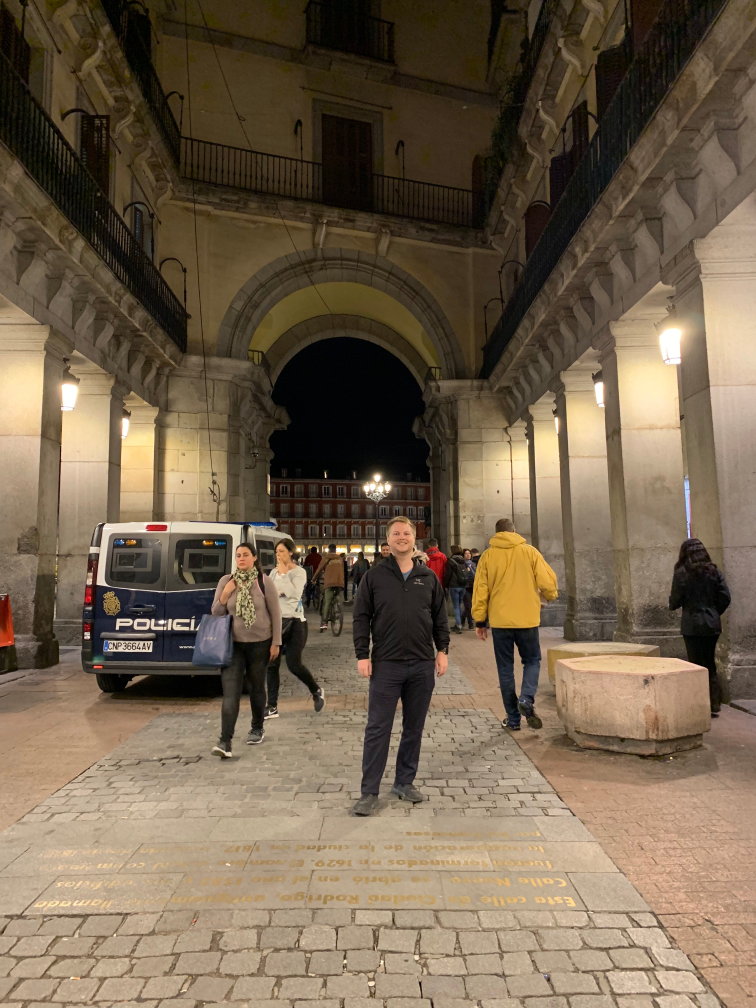
#> input picture images/spain/IMG_0005.jpg, 3024 x 4032 px (shown at 1/4 size)
$ python resize_image.py IMG_0005.jpg   (Python 2 division)   (older library calls are emulated)
#> lines starting #> are read from the running program, lines starting #| are printed output that depends on the picture
import os, sys
from PIL import Image

size = 9073, 709

for infile in sys.argv[1:]:
    outfile = os.path.splitext(infile)[0] + ".jpeg"
    if infile != outfile:
        try:
            im = Image.open(infile)
#> im is the input picture: PIL image 3024x4032 RGB; mean R, G, B 115.6, 98.6, 77.7
            im.thumbnail(size, Image.ANTIALIAS)
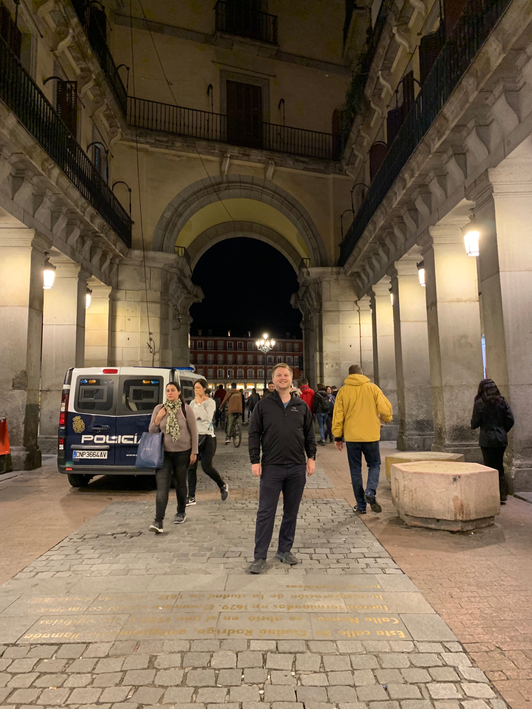
#> im: PIL image 532x709 RGB; mean R, G, B 115.8, 98.8, 77.9
            im.save(outfile, "JPEG", quality=100, optimize=True)
        except IOError:
            print "cannot create thumbnail for '%s'" % infile

$ run again, on images/spain/IMG_0026.jpg
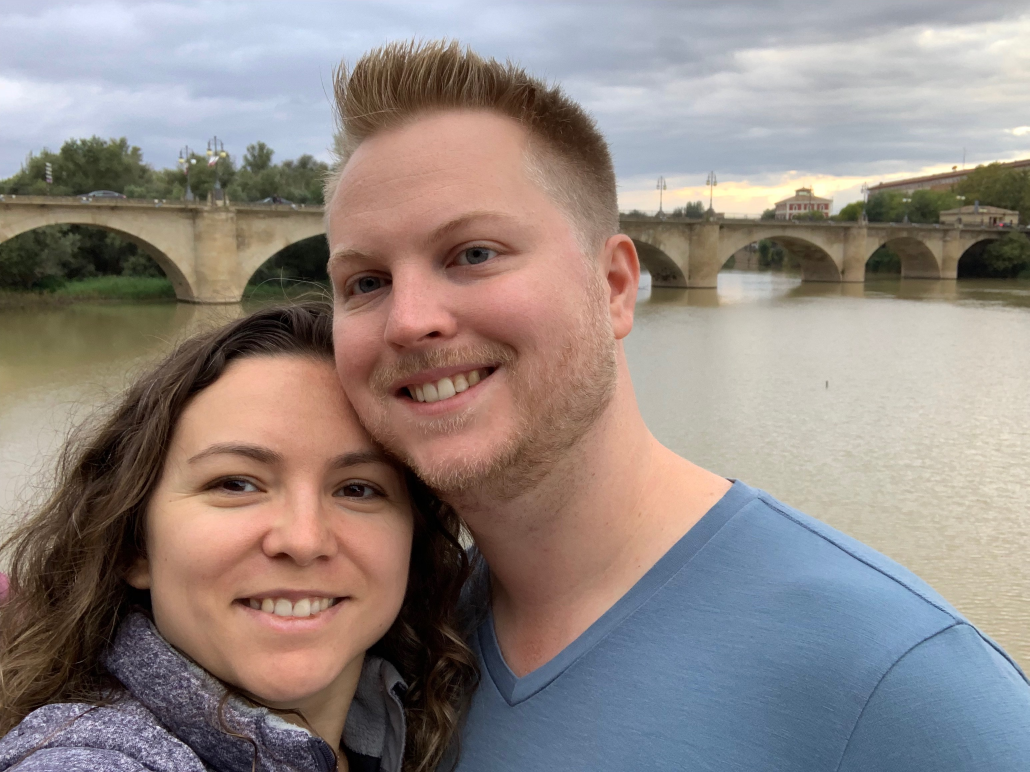
#> input picture images/spain/IMG_0026.jpg, 3088 x 2316 px (shown at 1/3 size)
#> im is the input picture: PIL image 3088x2316 RGB; mean R, G, B 145.5, 134.8, 130.4
#> `im.thumbnail(size, Image.ANTIALIAS)`:
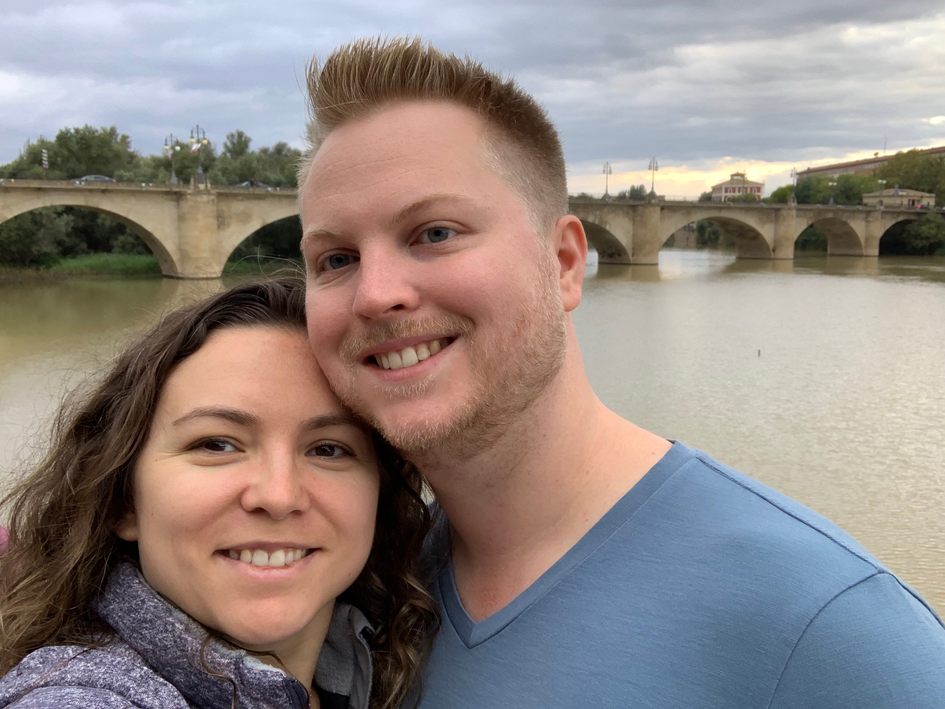
#> im: PIL image 945x709 RGB; mean R, G, B 145.5, 134.8, 130.4

$ run again, on images/spain/IMG_0032.jpg
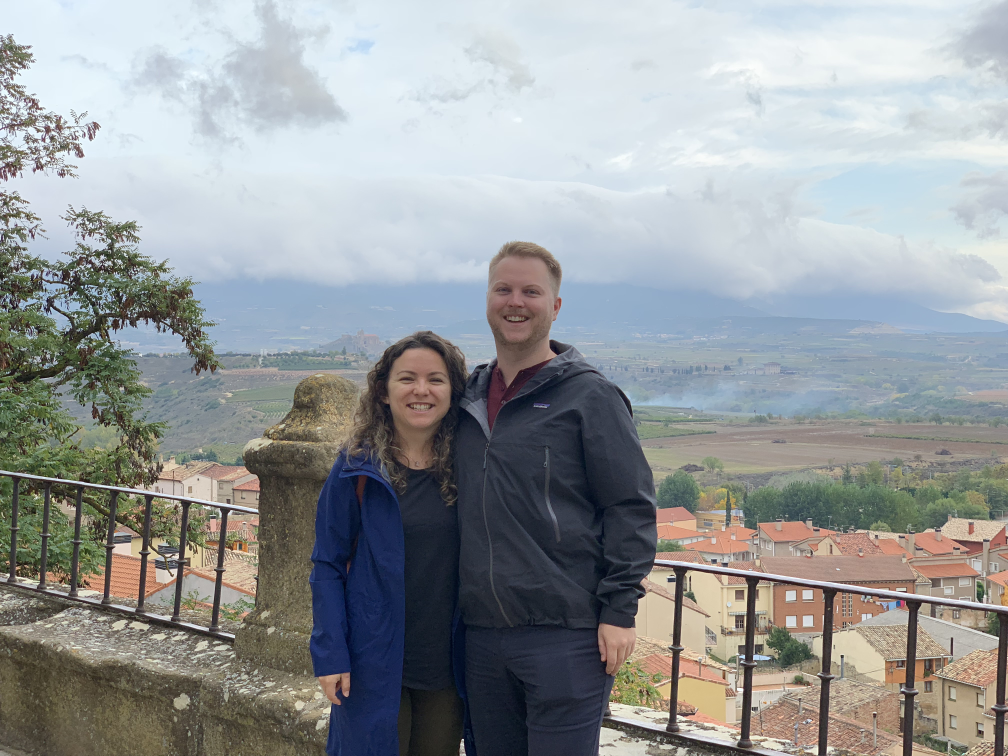
#> input picture images/spain/IMG_0032.jpg, 4032 x 3024 px (shown at 1/4 size)
#> im is the input picture: PIL image 4032x3024 RGB; mean R, G, B 149.4, 153.3, 154.9
#> `im.thumbnail(size, Image.ANTIALIAS)`:
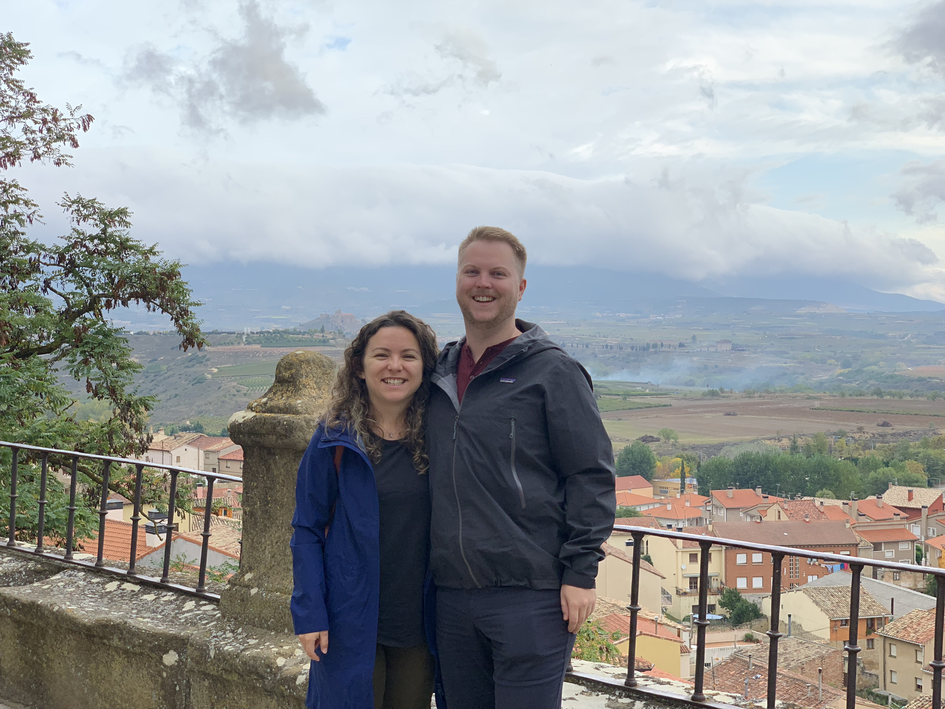
#> im: PIL image 945x709 RGB; mean R, G, B 149.5, 153.4, 155

$ run again, on images/spain/IMG_0039.jpg
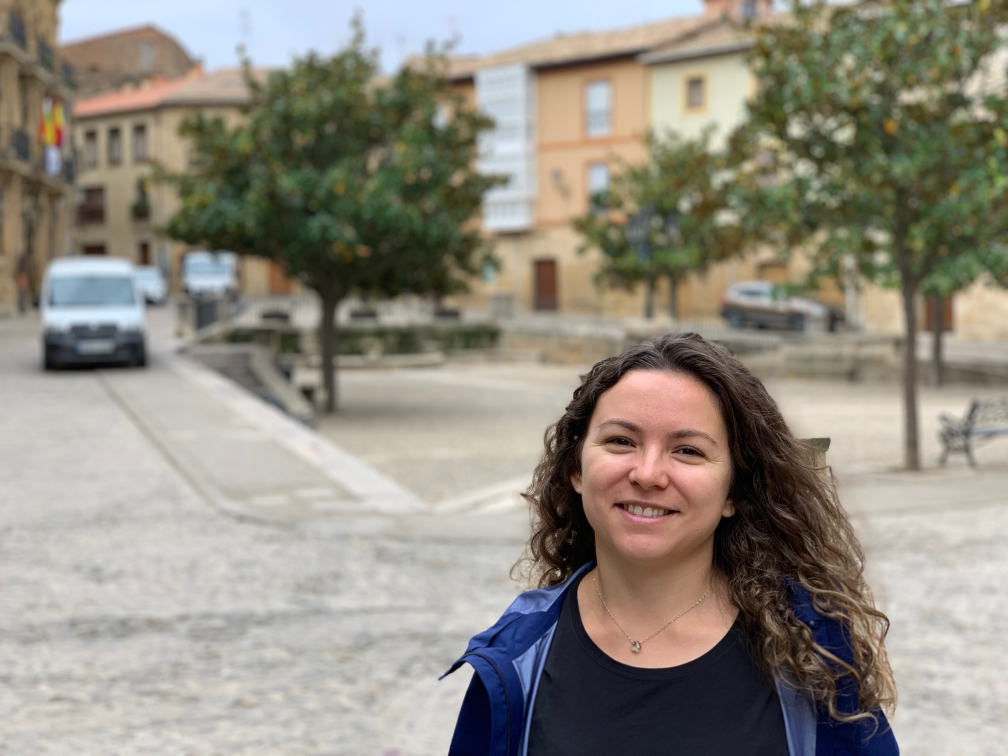
#> input picture images/spain/IMG_0039.jpg, 4032 x 3024 px (shown at 1/4 size)
#> im is the input picture: PIL image 4032x3024 RGB; mean R, G, B 144.6, 139.6, 128.6
#> `im.thumbnail(size, Image.ANTIALIAS)`:
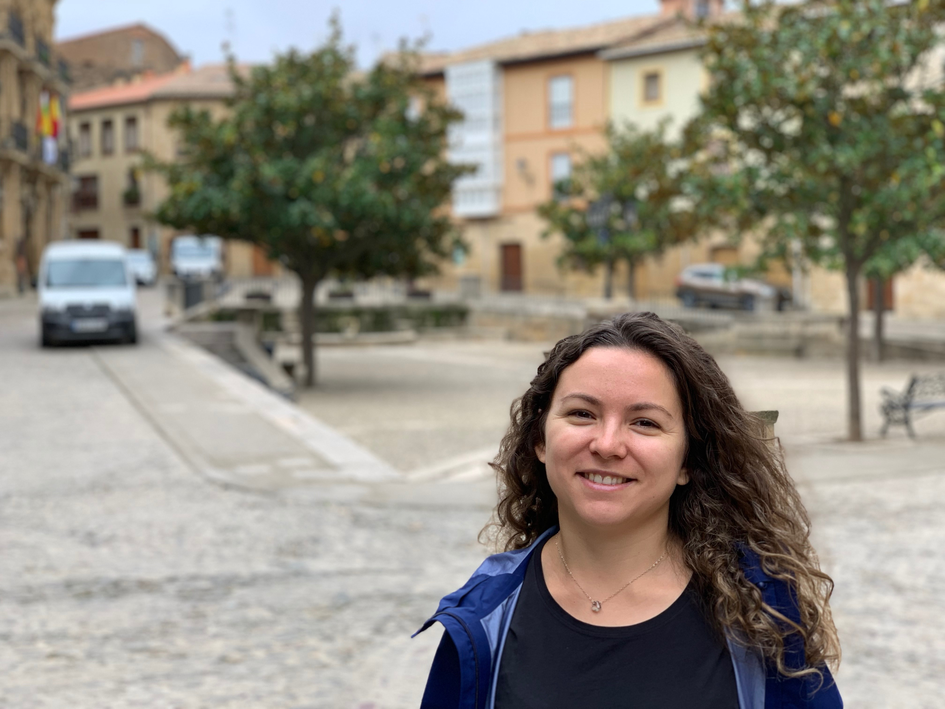
#> im: PIL image 945x709 RGB; mean R, G, B 144.7, 139.7, 128.8
